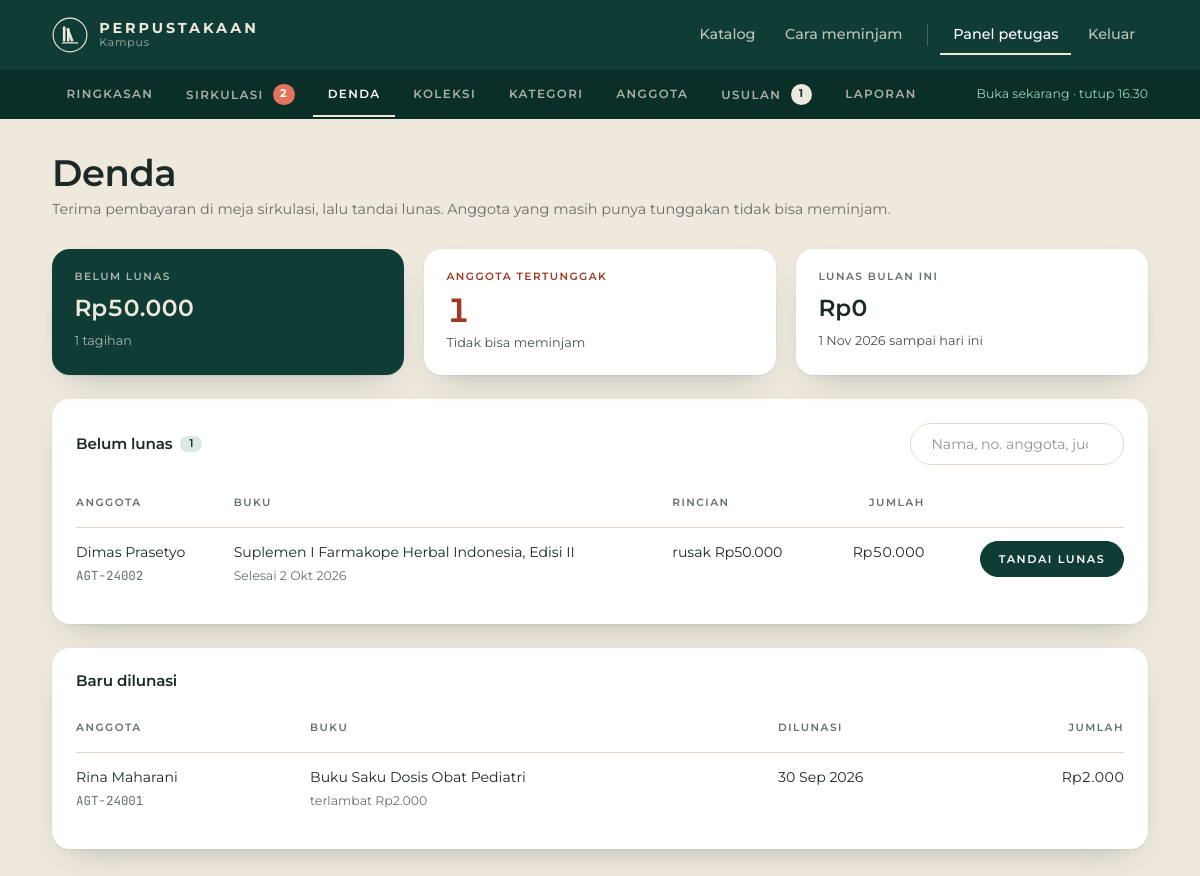
The page /admin/denda.php (signed in) on the database its author committed.
### tables this page shows
CREATE TABLE peminjaman (
  id INT AUTO_INCREMENT PRIMARY KEY,
  user_id INT NOT NULL,
  buku_id INT NOT NULL,
  format ENUM('fisik','ebook') NOT NULL DEFAULT 'fisik',  
  tgl_pinjam DATE NOT NULL,                           
  tgl_ambil DATE NULL,                                
  jatuh_tempo DATE NOT NULL,
  tgl_ajuan DATE NULL,                                
  tgl_kembali DATE NULL,                              
  durasi TINYINT NOT NULL DEFAULT 7,                  
  perpanjang TINYINT NOT NULL DEFAULT 0,
  denda INT NOT NULL DEFAULT 0,                       
  kondisi ENUM('baik','rusak','hilang') NULL,         
  denda_kondisi INT NOT NULL DEFAULT 0,               
  denda_lunas DATE NULL,                              
  FOREIGN KEY (user_id) REFERENCES users(id),
  FOREIGN KEY (buku_id) REFERENCES buku(id),
  KEY idx_aktif (tgl_kembali, jatuh_tempo)
);

CREATE TABLE users (
  id INT AUTO_INCREMENT PRIMARY KEY,
  no_anggota VARCHAR(20) NOT NULL UNIQUE,
  nama VARCHAR(100) NOT NULL,
  email VARCHAR(120) NOT NULL UNIQUE,
  telepon VARCHAR(20) NULL,
  password VARCHAR(255) NOT NULL,
  role ENUM('admin','anggota') NOT NULL DEFAULT 'anggota',
  aktif TINYINT(1) NOT NULL DEFAULT 1,
  dibuat TIMESTAMP NOT NULL DEFAULT CURRENT_TIMESTAMP
);

CREATE TABLE buku (
  id INT AUTO_INCREMENT PRIMARY KEY,
  judul VARCHAR(200) NOT NULL,
  penulis VARCHAR(150) NOT NULL,
  penerbit VARCHAR(120) NOT NULL,
  tahun SMALLINT NULL,
  isbn VARCHAR(20) NULL,
  kategori_id INT NOT NULL,
  no_panggil VARCHAR(40) NOT NULL,
  rak VARCHAR(20) NOT NULL,
  halaman SMALLINT NULL,
  bahasa VARCHAR(30) NOT NULL DEFAULT 'Indonesia',
  stok TINYINT UNSIGNED NOT NULL DEFAULT 1,
  sinopsis TEXT NULL,
  daftar_isi TEXT NULL,           
  file_pdf VARCHAR(150) NULL,     
  sampul VARCHAR(150) NULL,       
  dibuat TIMESTAMP NOT NULL DEFAULT CURRENT_TIMESTAMP,
  FOREIGN KEY (kategori_id) REFERENCES kategori(id)
);

### admin/denda.php (the view, shortened to what this page needs)
<?php
require __DIR__ . '/../config.php';
$cari = trim($_GET['q'] ?? '');
$filter = $cari !== '' ? 'AND (u.nama LIKE ? OR u.no_anggota LIKE ? OR b.judul LIKE ?)' : '';
$args = $cari !== '' ? array_fill(0, 3, "%$cari%") : [];
$sql = 'SELECT p.*, b.judul, u.nama, u.no_anggota FROM peminjaman p
        JOIN buku b ON b.id = p.buku_id JOIN users u ON u.id = p.user_id
        WHERE p.tgl_kembali IS NOT NULL AND p.denda + p.denda_kondisi > 0 ';
$belum = q($sql . "AND p.denda_lunas IS NULL $filter ORDER BY u.nama, p.tgl_kembali", $args)->fetchAll();
$lunas = q($sql . "AND p.denda_lunas IS NOT NULL $filter ORDER BY p.denda_lunas DESC, p.id DESC LIMIT 10", $args)->fetchAll();
$s = q('SELECT
          COALESCE(SUM(IF(denda_lunas IS NULL, denda + denda_kondisi, 0)), 0) belum,
          COUNT(DISTINCT IF(denda_lunas IS NULL AND denda + denda_kondisi > 0, user_id, NULL)) orang,
          COALESCE(SUM(IF(denda_lunas >= DATE_FORMAT(CURDATE(), "%Y-%m-01"), denda + denda_kondisi, 0)), 0) bulan_ini
        FROM peminjaman WHERE tgl_kembali IS NOT NULL')->fetch();
$rincian = fn(array $p) => implode(' + ', array_filter([
    $p['denda'] ? 'terlambat ' . rupiah((int) $p['denda']) : '',
    $p['denda_kondisi'] ? $p['kondisi'] . ' ' . rupiah((int) $p['denda_kondisi']) : '',
]));
require __DIR__ . '/../partials/header.php';
?>
<div class="wrap admin">
  <div class="admin__head">
    <div>
      <h1>Denda</h1>
      <p class="muted">Terima pembayaran di meja sirkulasi, lalu tandai lunas. Anggota yang masih punya tunggakan tidak bisa meminjam.</p>
    </div>
  </div>
  <dl class="stats stats--3">
    <div><dt>Belum lunas</dt><dd class="stats__text"><?= rupiah((int) $s['belum']) ?></dd><span><?= count($belum) ?> tagihan<?= $cari !== '' ? ' cocok' : '' ?></span></div>
    <div class="<?= $s['orang'] ? 'is-alert' : '' ?>"><dt>Anggota tertunggak</dt><dd><?= (int) $s['orang'] ?></dd><span>Tidak bisa meminjam</span></div>
    <div><dt>Lunas bulan ini</dt><dd class="stats__text"><?= rupiah((int) $s['bulan_ini']) ?></dd><span><?= tgl(date('Y-m-01')) ?> sampai hari ini</span></div>
  </dl>
  <section class="panel">
    <div class="panel__bar">
      <h2 class="panel__title">Belum lunas <span class="count"><?= count($belum) ?></span></h2>
      <form class="search search--sm" role="search">
        <input id="q" name="q" type="search" value="<?= e($cari) ?>" placeholder="Nama, no. anggota, judul">
      </form>
    </div>
    <?php if (!$belum): ?>
      <p class="muted"><?= $cari !== '' ? 'Tidak ada tagihan yang cocok.' : 'Tidak ada denda yang belum lunas.' ?></p>
    <?php else: ?>
      <div class="table-wrap">
        <table class="table">
          <thead><tr><th>Anggota</th><th>Buku</th><th>Rincian</th><th class="num">Jumlah</th><th></th></tr></thead>
          <tbody>
          <?php foreach ($belum as $p): $total = (int) $p['denda'] + (int) $p['denda_kondisi']; ?>
            <tr>
              <td><?= e($p['nama']) ?><span class="sub mono"><?= e($p['no_anggota']) ?></span></td>
              <td><?= e($p['judul']) ?><span class="sub">Selesai <?= tgl($p['tgl_kembali']) ?></span></td>
              <td><?= e($rincian($p)) ?></td>
              <td class="num"><?= rupiah($total) ?></td>
              <td class="actions">
                <form method="post" data-confirm="Tandai lunas denda <?= rupiah($total) ?> dari <?= e($p['nama']) ?>?">
                  <button class="btn btn--sm" name="lunas" value="<?= $p['id'] ?>">Tandai lunas</button>
                </form>
              </td>
            </tr>
          <?php endforeach ?>
          </tbody>
        </table>
      </div>
    <?php endif ?>
  </section>
  <?php if ($lunas): ?>
    <section class="panel admin__next">
      <h2 class="panel__title">Baru dilunasi</h2>
      <div class="table-wrap">
        <table class="table">
          <thead><tr><th>Anggota</th><th>Buku</th><th>Dilunasi</th><th class="num">Jumlah</th></tr></thead>
          <tbody>
          <?php foreach ($lunas as $p): ?>
            <tr>
              <td><?= e($p['nama']) ?><span class="sub mono"><?= e($p['no_anggota']) ?></span></td>
              <td><?= e($p['judul']) ?><span class="sub"><?= e($rincian($p)) ?></span></td>
              <td><?= tgl($p['denda_lunas']) ?></td>
              <td class="num"><?= rupiah((int) $p['denda'] + (int) $p['denda_kondisi']) ?></td>
            </tr>
          <?php endforeach ?>
          </tbody>
        </table>
      </div>
    </section>
  <?php endif ?>
</div>
<?php require __DIR__ . '/../partials/footer.php'; ?>

### rows shown on the page
peminjaman: user.nama "Dimas Prasetyo", user.no_anggota "AGT-24002", buku.judul "Suplemen I Farmakope Herbal Indonesia, Edisi II", tgl_kembali "2 Okt 2026", $rincian($p) "rusak Rp50.000", rupiah($total) "Rp50.000", $p['id'] 7 (drawn)
peminjaman: user.nama "Rina Maharani", user.no_anggota "AGT-24001", buku.judul "Buku Saku Dosis Obat Pediatri", $rincian($p) "terlambat Rp2.000", denda_lunas "30 Sep 2026", rupiah((int) $p['denda'] + (int) $p['denda_kondisi']) "Rp2.000"

### other values the page prints
$jmlMenunggu "2"
$jmlUsulan "1"
$statusLayanan "Buka sekarang · tutup 16.30"
rupiah((int) $s['belum']) "Rp50.000"
count($belum) "1"
$s['orang'] "1"
rupiah((int) $s['bulan_ini']) "Rp0"
